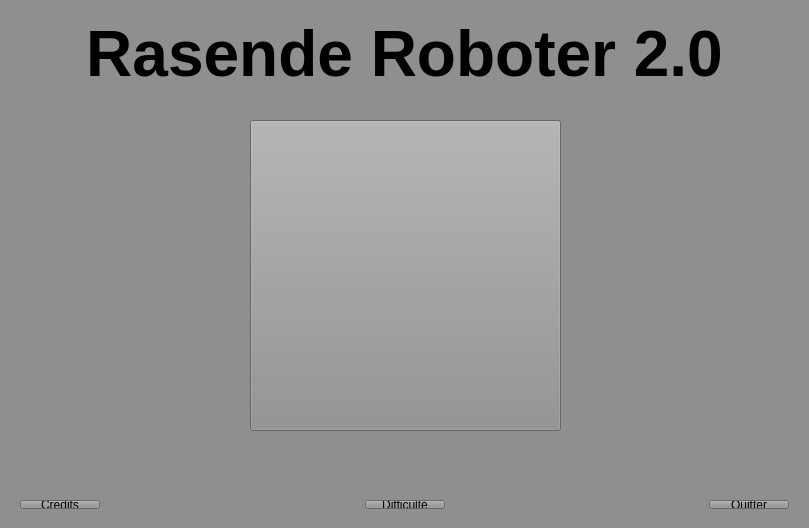
<?xml version="1.0" encoding="UTF-8"?>
<ui version="4.0">
 <class>StartWindow</class>
 <widget class="QMainWindow" name="StartWindow">
  <property name="geometry">
   <rect>
    <x>0</x>
    <y>0</y>
    <width>809</width>
    <height>528</height>
   </rect>
  </property>
  <property name="windowTitle">
   <string>StartWindow</string>
  </property>
  <property name="styleSheet">
   <string notr="true">background-color:#8F8F8F;</string>
  </property>
  <widget class="QWidget" name="centralWidget">
   <widget class="QPushButton" name="btnStart">
    <property name="geometry">
     <rect>
      <x>250</x>
      <y>120</y>
      <width>311</width>
      <height>311</height>
     </rect>
    </property>
    <property name="sizePolicy">
     <sizepolicy hsizetype="Minimum" vsizetype="Minimum">
      <horstretch>0</horstretch>
      <verstretch>0</verstretch>
     </sizepolicy>
    </property>
    <property name="minimumSize">
     <size>
      <width>32</width>
      <height>23</height>
     </size>
    </property>
    <property name="styleSheet">
     <string notr="true">image: url(Resources/Play.png);</string>
    </property>
    <property name="text">
     <string/>
    </property>
    <property name="autoDefault">
     <bool>false</bool>
    </property>
    <property name="default">
     <bool>false</bool>
    </property>
    <property name="flat">
     <bool>false</bool>
    </property>
   </widget>
   <widget class="QWidget" name="horizontalLayoutWidget">
    <property name="geometry">
     <rect>
      <x>9</x>
      <y>489</y>
      <width>791</width>
      <height>31</height>
     </rect>
    </property>
    <layout class="QHBoxLayout" name="horizontalLayout">
     <property name="sizeConstraint">
      <enum>QLayout::SetDefaultConstraint</enum>
     </property>
     <item>
      <widget class="QPushButton" name="pushButton">
       <property name="sizePolicy">
        <sizepolicy hsizetype="Fixed" vsizetype="Fixed">
         <horstretch>0</horstretch>
         <verstretch>0</verstretch>
        </sizepolicy>
       </property>
       <property name="text">
        <string>Credits</string>
       </property>
      </widget>
     </item>
     <item>
      <spacer name="horizontalSpacer">
       <property name="orientation">
        <enum>Qt::Horizontal</enum>
       </property>
       <property name="sizeHint" stdset="0">
        <size>
         <width>40</width>
         <height>20</height>
        </size>
       </property>
      </spacer>
     </item>
     <item>
      <widget class="QPushButton" name="btnDifficulty">
       <property name="sizePolicy">
        <sizepolicy hsizetype="Fixed" vsizetype="Fixed">
         <horstretch>0</horstretch>
         <verstretch>0</verstretch>
        </sizepolicy>
       </property>
       <property name="text">
        <string>Difficulté</string>
       </property>
      </widget>
     </item>
     <item>
      <spacer name="horizontalSpacer_2">
       <property name="orientation">
        <enum>Qt::Horizontal</enum>
       </property>
       <property name="sizeHint" stdset="0">
        <size>
         <width>40</width>
         <height>20</height>
        </size>
       </property>
      </spacer>
     </item>
     <item>
      <widget class="QPushButton" name="btnClose">
       <property name="enabled">
        <bool>true</bool>
       </property>
       <property name="sizePolicy">
        <sizepolicy hsizetype="Fixed" vsizetype="Fixed">
         <horstretch>0</horstretch>
         <verstretch>0</verstretch>
        </sizepolicy>
       </property>
       <property name="text">
        <string>Quitter</string>
       </property>
      </widget>
     </item>
    </layout>
   </widget>
   <widget class="QLabel" name="label">
    <property name="geometry">
     <rect>
      <x>-1</x>
      <y>5</y>
      <width>811</width>
      <height>101</height>
     </rect>
    </property>
    <property name="sizePolicy">
     <sizepolicy hsizetype="Fixed" vsizetype="Fixed">
      <horstretch>0</horstretch>
      <verstretch>0</verstretch>
     </sizepolicy>
    </property>
    <property name="styleSheet">
     <string notr="true">font: italic 36pt &quot;Arial&quot;;</string>
    </property>
    <property name="text">
     <string>&lt;html&gt;&lt;head/&gt;&lt;body&gt;&lt;p align=&quot;center&quot;&gt;&lt;span style=&quot; font-size:48pt; font-weight:600;&quot;&gt;Rasende Roboter 2.0&lt;/span&gt;&lt;/p&gt;&lt;/body&gt;&lt;/html&gt;</string>
    </property>
    <property name="alignment">
     <set>Qt::AlignCenter</set>
    </property>
   </widget>
  </widget>
 </widget>
 <layoutdefault spacing="6" margin="11"/>
 <resources/>
 <connections/>
</ui>
